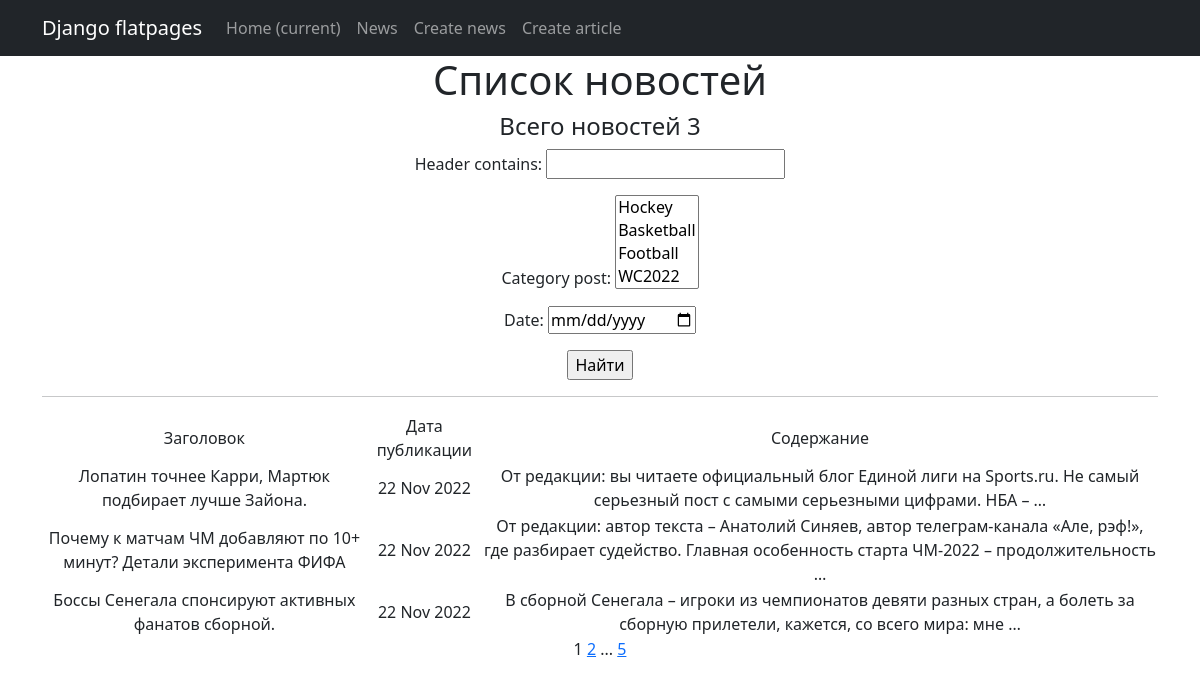
Page /news/ on the committed database.
### news/models.py (models this page shows, shortened)
class Post(models.Model):
    article = 'AR'
    news = 'NE'
    author_name = models.ForeignKey(Author, on_delete=models.CASCADE)  # связь «один ко многим» с моделью Author
    types_post = models.CharField(max_length=2, choices=Types, default='NE')  # поле с выбором — «статья» или «новость»;
    datetime_post = models.DateTimeField(auto_now_add=True)  # автоматически добавляемая дата и время создания;
    category_post = models.ManyToManyField(Category, through='PostCategory')  # связь «многие ко многим» с моделью Category (с дополнительной моделью PostCategory);
    header = models.CharField(max_length=255) #  заголовок статьи/новости
    content = models.TextField() #  текст статьи/новости
    rating_post = models.IntegerField(default=0) #  рейтинг статьи/новости

### news/views.py (the view)
# urls.py: path('', PostList.as_view(), name='post_list'),
class PostList(ListView):
    model = Post
    ordering = '-datetime_post'
    template_name = 'news.html'
    context_object_name = 'news'
    paginate_by = 3
    def get_queryset(self):
        queryset = super().get_queryset()
        self.filterset = PostFilter(self.request.GET, queryset)
        return self.filterset.qs
    def get_context_data(self, **kwargs):
        context = super().get_context_data(**kwargs)
        context['filterset'] = self.filterset
        return context

### news/models.py (called while the page is built)
    def __str__(self):
        return f'{self.name_category}'

### news/templatetags/custom_tags.py (called while the page is built)
@register.simple_tag(takes_context=True)
def url_replace(context, **kwargs):
   d = context['request'].GET.copy()
   for k, v in kwargs.items():
       d[k] = v
   return d.urlencode()

### templates/news.html (shortened to what this page needs)
{% extends 'flatpages/default.html' %}
{% load custom_filters %}
{% load custom_tags %}
{% block content %}
   <h1>Список новостей</h1>
   <h4>Всего новостей {{news|length}} </h4>
   <form action="" method="get">
       {{ filterset.form.as_p }}
       <input type="submit" value="Найти" />
   </form>
   <hr>
   {% if news %}
       <table>
           <tr>
               <td>Заголовок</td>
               <td>Дата публикации</td>
               <td>Содержание</td>
           </tr>
           {% for post in news %}
           <tr>
               <td>{{ post.header }}</td>
               <td>{{ post.datetime_post|date:'d M Y' }}</td>
               <td>{{ post.content|truncatewords:20 }}</td>
           </tr>
           {% endfor %}
       </table>
   {% else %}
       <h2>Новостей нет!</h2>
   {% endif %}
   {{ page_obj.number }}
   {% if page_obj.has_next %}
       <a href="?{% url_replace page=page_obj.next_page_number %}">{{ page_obj.next_page_number }}</a>
       {% if paginator.num_pages != page_obj.next_page_number %}
           ...
           <a href="?{% url_replace page=page_obj.paginator.num_pages %}">{{ page_obj.paginator.num_pages }}</a>
       {% endif %}
   {% endif %}
{% endblock content %}

### templates/flatpages/default.html (shortened to what this page needs)
<!DOCTYPE html>
<html lang="en">
    <head>
        {% load static %}
        <link href="{% static 'css/styles.css' %}" rel="stylesheet" />
    </head>
    <body>
        <nav class="navbar navbar-expand-lg navbar-dark bg-dark static-top">
            <div class="container">
                <a class="navbar-brand" href="#">Django flatpages</a>
                <div class="collapse navbar-collapse" id="navbarResponsive">
                    <ul class="navbar-nav ml-auto">
                        <li class="nav-item active">
                            <a class="nav-link" href="#">Home
                                <span class="sr-only">(current)</span>
                            </a>
                        </li>
                        <li class="nav-item">
                            <a class="nav-link" href="/news/">News</a>
                        </li>
                        <li class="nav-item">
                            <a class="nav-link" href="/news/create/">Create news</a>
                        </li>
                        <li class="nav-item">
                            <a class="nav-link" href="/article/create/">Create article</a>
                        </li>
                    </ul>
                </div>
            </div>
        </nav>
        <div class="container">
            <div class="row">
                <div class="col-lg-12 text-center">
                    {% block content %}{% endblock content %}
                </div>
            </div>
        </div>
    </body>
</html>

### rows in the picture
Post: header "Лопатин точнее Карри, Мартюк подбирает лучше Зайона.", datetime_post "22 Nov 2022", content "От редакции: вы читаете официальный блог Единой лиги на Sports.ru. Не самый серьезный пост с самыми серьезными цифрами. НБА – …"
Post: header "Почему к матчам ЧМ добавляют по 10+ минут? Детали эксперимента ФИФА", datetime_post "22 Nov 2022", content "От редакции: автор текста – Анатолий Синяев, автор телеграм-канала «Але, рэф!», где разбирает судейство. Главная особенность старта ЧМ-2022 – продолжительность …"
Post: header "Боссы Сенегала спонсируют активных фанатов сборной.", datetime_post "22 Nov 2022", content "В сборной Сенегала – игроки из чемпионатов девяти разных стран, а болеть за сборную прилетели, кажется, со всего мира: мне …"

### other values in the picture
{{ news|length }} "3"
{{ page_obj.number }} "1"
{{ page_obj.next_page_number }} "2"
{{ page_obj.paginator.num_pages }} "5"
